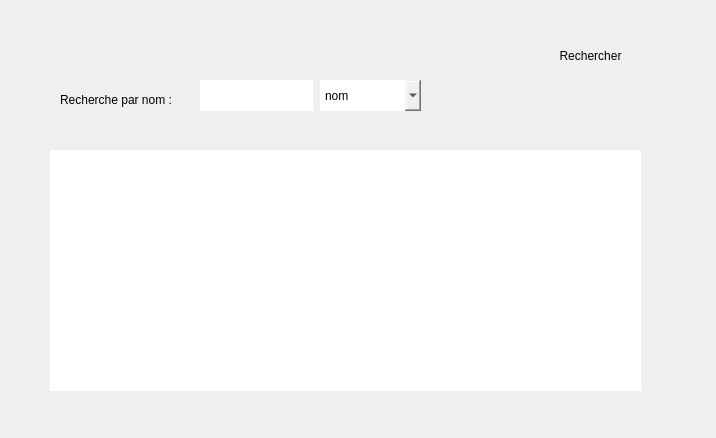
         <widget class="QWidget" name="tab_3">
          <attribute name="title">
           <string>Historique</string>
          </attribute>
          <widget class="QGroupBox" name="groupBox_11">
           <property name="geometry">
            <rect>
             <x>0</x>
             <y>-20</y>
             <width>707</width>
             <height>429</height>
            </rect>
           </property>
           <property name="styleSheet">
            <string notr="true">border-radius:0px;</string>
           </property>
           <widget class="QTableView" name="tableView_2">
            <property name="geometry">
             <rect>
              <x>50</x>
              <y>170</y>
              <width>591</width>
              <height>241</height>
             </rect>
            </property>
            <property name="toolTip">
             <string>&lt;!DOCTYPE HTML PUBLIC &quot;-//W3C//DTD HTML 4.0//EN&quot; &quot;http://www.w3.org/TR/REC-html40/strict.dtd&quot;&gt;
&lt;html&gt;&lt;head&gt;&lt;meta name=&quot;qrichtext&quot; content=&quot;1&quot; /&gt;&lt;style type=&quot;text/css&quot;&gt;
p, li { white-space: pre-wrap; }
&lt;/style&gt;&lt;/head&gt;&lt;body style=&quot; font-family:'Segoe UI'; font-size:9pt; font-weight:400; font-style:normal;&quot;&gt;
&lt;p style=&quot; margin-top:0px; margin-bottom:0px; margin-left:0px; margin-right:0px; -qt-block-indent:0; text-indent:0px;&quot;&gt;dddddd&lt;/p&gt;&lt;/body&gt;&lt;/html&gt;</string>
            </property>
            <property name="styleSheet">
             <string notr="true"/>
            </property>
           </widget>
           <widget class="QLineEdit" name="lineEditRech_2">
            <property name="geometry">
             <rect>
              <x>200</x>
              <y>100</y>
              <width>113</width>
              <height>31</height>
             </rect>
            </property>
           </widget>
           <widget class="QPushButton" name="pushButton_11">
            <property name="geometry">
             <rect>
              <x>540</x>
              <y>60</y>
              <width>101</width>
              <height>31</height>
             </rect>
            </property>
            <property name="text">
             <string>Rechercher</string>
            </property>
           </widget>
           <widget class="QLabel" name="label_26">
            <property name="geometry">
             <rect>
              <x>60</x>
              <y>110</y>
              <width>151</width>
              <height>20</height>
             </rect>
            </property>
            <property name="text">
             <string>Recherche par nom :</string>
            </property>
           </widget>
           <widget class="QComboBox" name="comboBoxRech_2">
            <property name="geometry">
             <rect>
              <x>320</x>
              <y>100</y>
              <width>101</width>
              <height>31</height>
             </rect>
            </property>
            <item>
             <property name="text">
              <string>nom</string>
             </property>
            </item>
            <item>
             <property name="text">
              <string>responsable</string>
             </property>
            </item>
            <item>
             <property name="text">
              <string>acceptation</string>
             </property>
            </item>
           </widget>
          </widget>
         </widget>
